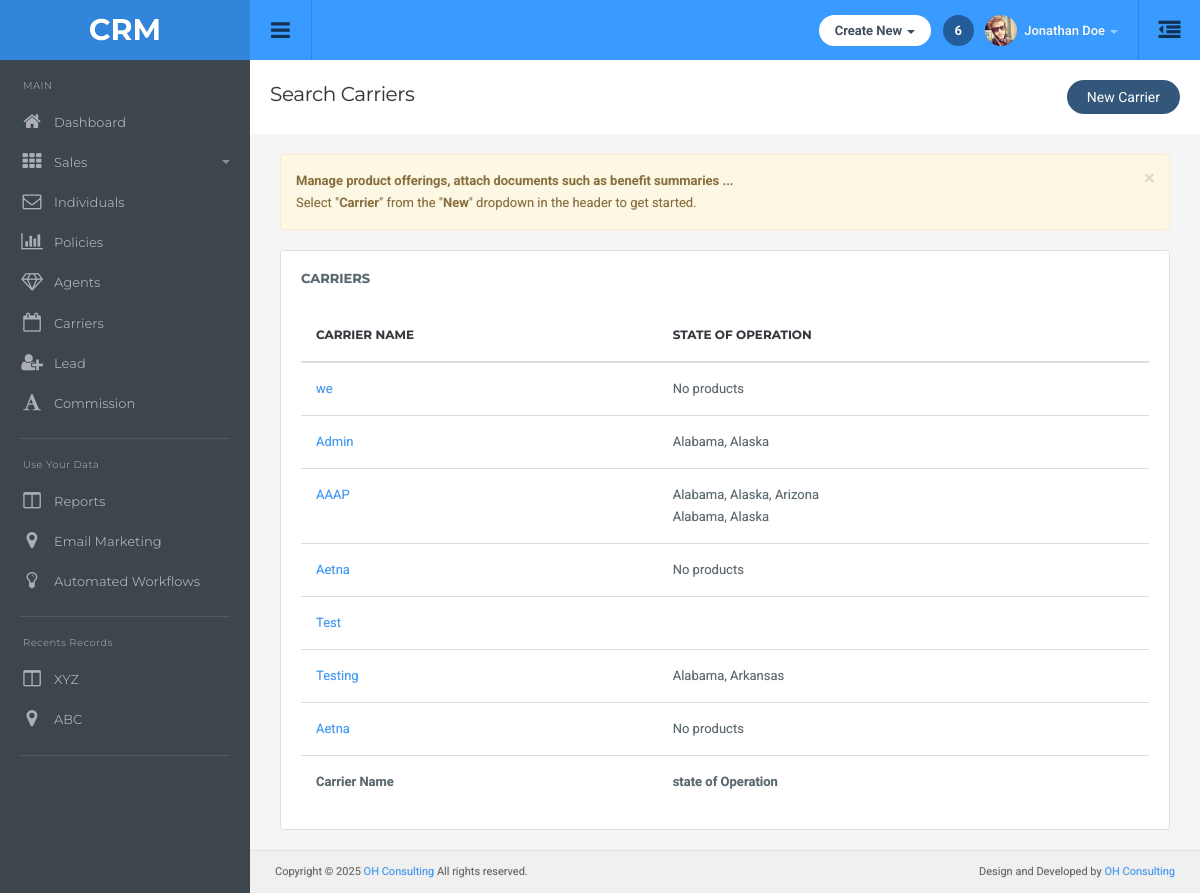
The page /carriers/ on the database as committed earlier.
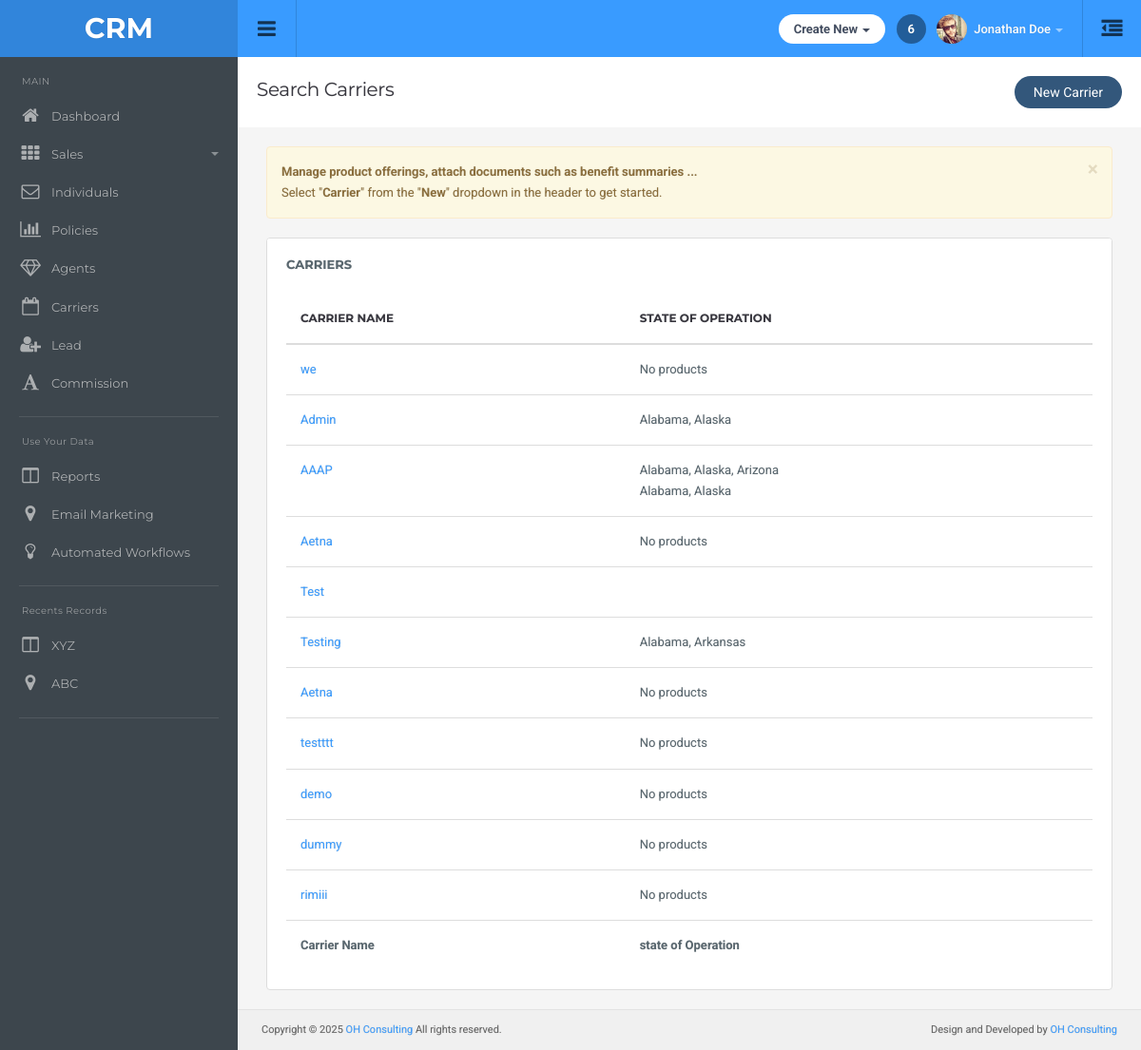
The same page on the database as committed later.
### main/models.py (models this page shows, shortened)
class Carrier(models.Model):
    name = models.CharField(max_length=100)

class CarrierProduct(models.Model):
    COVERAGE_CHOICES = [
        ('Medical', 'Medical'),
        ('Dental', 'Dental'),
        ('Vision', 'Vision'),
    ]
    carrier = models.ForeignKey(Carrier, on_delete=models.CASCADE, related_name='products')
    coverage_type = models.CharField(max_length=50, choices=COVERAGE_CHOICES)
    product_name = models.CharField(max_length=255)
    effective_date = models.DateField(null=True, blank=True)
    term_date = models.DateField(null=True, blank=True)
    description = models.TextField(blank=True, null=True)
    benefit_summary = models.FileField(upload_to='product_files/', null=True, blank=True)
    plan_grid = models.FileField(upload_to='product_files/', null=True, blank=True)
    brochure = models.FileField(upload_to='product_files/', null=True, blank=True)
    states = MultiSelectField(choices=STATE_CHOICES, null=True,blank=True)
    modified_at = models.DateTimeField(auto_now=True)

### main/views.py (the view)
# urls.py: path('carriers/', views.carrier_list, name='carrier_list'),
def carrier_list(request):
    carriers = Carrier.objects.all()
    return render(request, 'carrier/carrierlist.html', {'carriers': carriers})

### templates/carrier/carrierlist.html (shortened to what this page needs)
{% extends "dashboard/base.html" %}
{% load static %}
{% block main-content %}
<div class="page-header" style="display: flex; align-items: center; justify-content: space-between;">
    <h1 class="title">Search Carriers</h1>
    <div style="display: flex; align-items: center; gap: 15px;">
        <button type="button" class="btn btn-rounded btn-primary" data-toggle="modal" data-target="#newCarrierModal">
            New Carrier
        </button>
    </div>
</div>
<div class="alert alert-warning alert-dismissible" role="alert">
    <button type="button" class="close" data-dismiss="alert" aria-label="Close">
      <span aria-hidden="true">&times;</span>
    </button>
    <strong>Manage product offerings, attach documents such as benefit summaries ...</strong><br>
    Select "<strong>Carrier</strong>" from the "<strong>New</strong>" dropdown in the header to get started.
</div>
<div class="row">
    <div class="col-md-12">
        <div class="panel panel-default">
        <div class="panel-title">
            Carriers
        </div>
        <div class="panel-body table-responsive">
            <table id="example0" class="table display">
                <thead>
                    <tr>
                        <th>Carrier Name</th>
                        <th>state of Operation</th>
                    </tr>
                </thead>
                <tfoot>
                    <tr>
                        <th>Carrier Name</th>
                        <th>state of Operation</th>
                    </tr>
                </tfoot>
                <tbody>
                    {% for i in carriers %}
                    <tr>
                        <td><a href="{% url 'carrier_detail' i.id %}">{{ i.name }}</a></td>
                        <td>
                            {% for product in i.products.all %}
                                {% if product.states %}
                                    {{ product.states|join:", " }}<br>
                                {% endif %}
                            {% empty %}
                                No products
                            {% endfor %}
                        </td>
                    </tr>
                    {% endfor %}
                </tbody>
            </table>
        </div>
        </div>
    </div>
</div>
{% endblock %}

Rows that differ between the two databases and show on the page:
added Carrier: name "testttt"
added Carrier: name "demo"
added Carrier: name "dummy"
added Carrier: name "rimiii"
